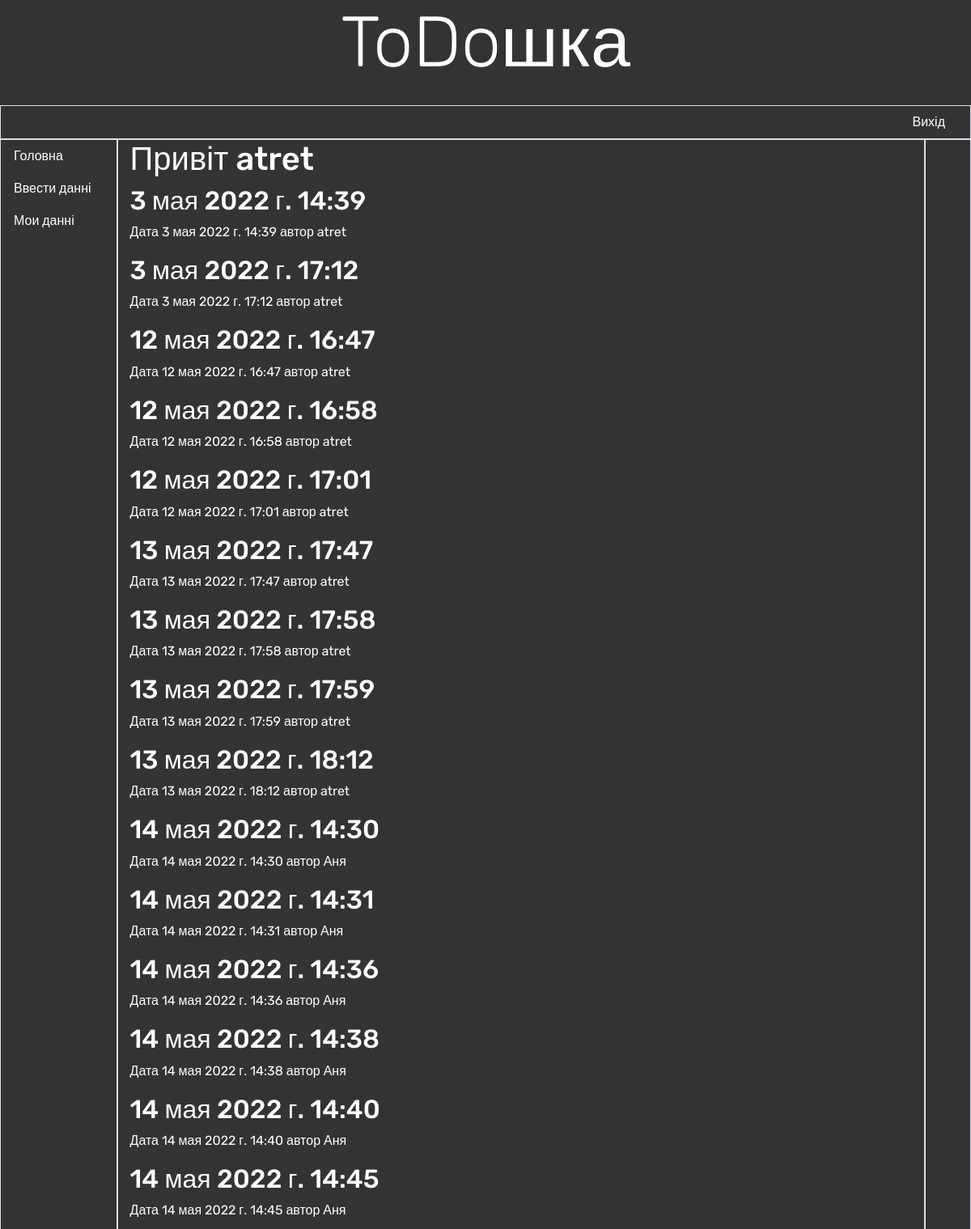
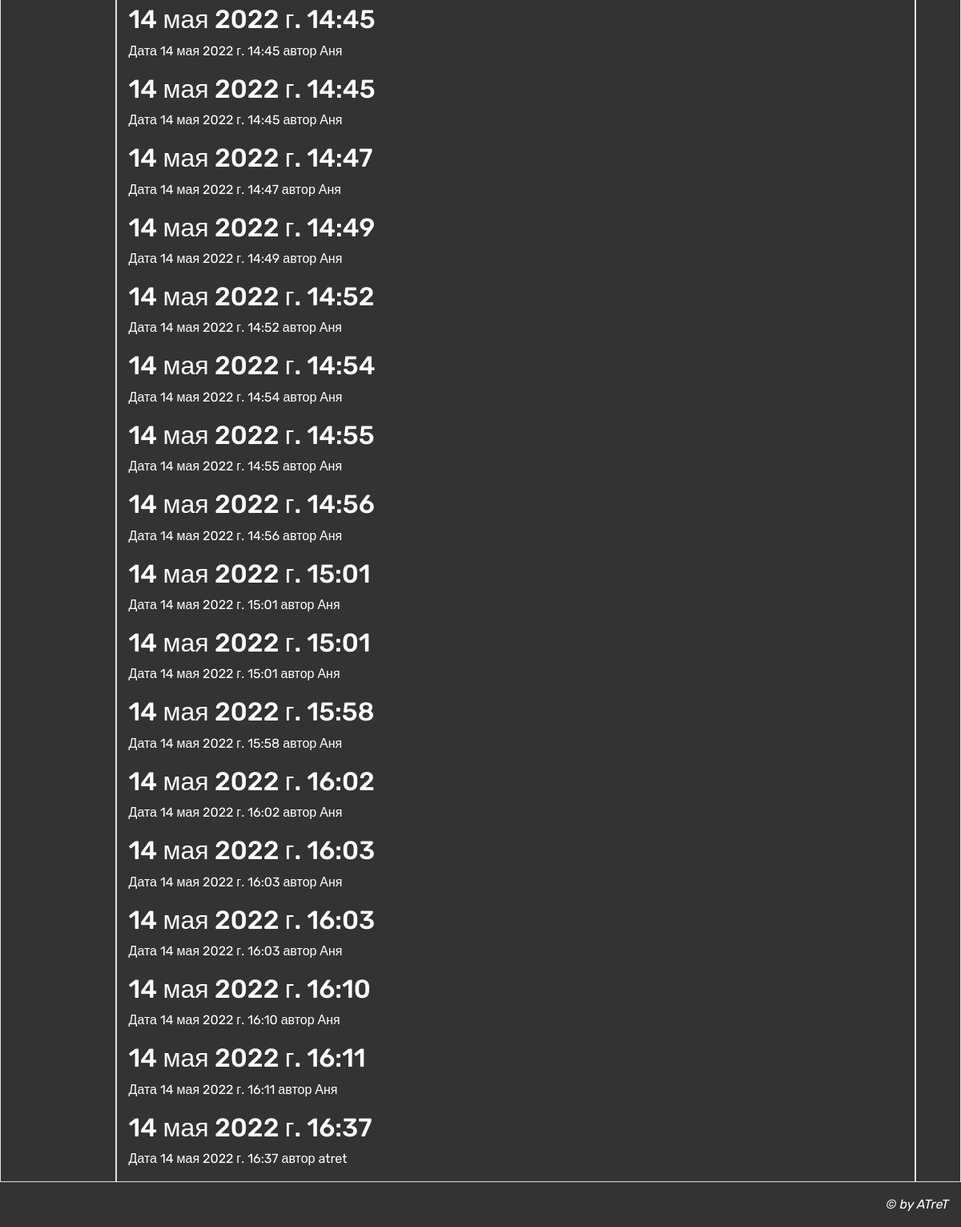
The page /dashboard/ (signed in) on the database its author committed (2 pictures, top to bottom).
### dashboard/models.py (models this page shows)
class TodoDb(models.Model):
    author = models.ForeignKey(User, on_delete=models.CASCADE)
    header = models.CharField(max_length=100, verbose_name='Заголовок')
    content = models.TextField(max_length=500, verbose_name='Задача')
    slave = models.CharField(max_length=100, verbose_name='Виконавець', blank=True)
    date_add = models.DateTimeField(auto_now_add=True)
    date_update = models.DateTimeField(auto_now=True)
    photo = models.ImageField(blank=True, null=True, upload_to='uploads/%Y/%m/%d/',verbose_name='Фото')
    def get_absolute_url(self):
        return reverse('dashboard:detail', kwargs={'pk': self.pk})
    class Meta:
        ordering = ['date_add']

### dashboard/views.py (the view)
# urls.py: path('', views.TdListView.as_view(), name='list'),
class TdListView(LoginRequiredMixin, ListView):
    model = TodoDb
    template_name = 'dashboard/list.html'
    context_object_name = 'list_content'
    raise_exception = True

### dashboard/templates/dashboard/list.html (shortened to what this page needs)
{% extends "base.html" %}
{%block content %}
    <h1>Привіт {{ request.user }}</h1>
    {% for value in list_content %}
        <h2>
            <a href="{{ value.get_absolute_url }}">{{ value.date_update }}</a>
        </h2>
        <p class="date"> Дата {{ value.date_update }} автор {{ value.author }}</p>
    {% endfor %}
{% endblock %}

### account/templates/base.html (style rules this page uses)
body { background-color: #333333; color: white; font-family: 'Rubik', sans-serif; }
a { color: white; }

### rows shown on the page
TodoDb: date_update "3 мая 2022 г. 14:39", author "atret"
TodoDb: date_update "3 мая 2022 г. 17:12", author "atret"
TodoDb: date_update "12 мая 2022 г. 16:47", author "atret"
TodoDb: date_update "12 мая 2022 г. 16:58", author "atret"
TodoDb: date_update "12 мая 2022 г. 17:01", author "atret"
TodoDb: date_update "13 мая 2022 г. 17:47", author "atret"
TodoDb: date_update "13 мая 2022 г. 17:58", author "atret"
TodoDb: date_update "13 мая 2022 г. 17:59", author "atret"
TodoDb: date_update "13 мая 2022 г. 18:12", author "atret"
TodoDb: date_update "14 мая 2022 г. 14:30", author "Аня"
TodoDb: date_update "14 мая 2022 г. 14:31", author "Аня"
TodoDb: date_update "14 мая 2022 г. 14:36", author "Аня"
TodoDb: date_update "14 мая 2022 г. 14:38", author "Аня"
TodoDb: date_update "14 мая 2022 г. 14:40", author "Аня"
TodoDb: date_update "14 мая 2022 г. 14:45", author "Аня"
TodoDb: date_update "14 мая 2022 г. 14:45", author "Аня"
TodoDb: date_update "14 мая 2022 г. 14:45", author "Аня"
TodoDb: date_update "14 мая 2022 г. 14:47", author "Аня"
TodoDb: date_update "14 мая 2022 г. 14:49", author "Аня"
TodoDb: date_update "14 мая 2022 г. 14:52", author "Аня"
TodoDb: date_update "14 мая 2022 г. 14:54", author "Аня"
TodoDb: date_update "14 мая 2022 г. 14:55", author "Аня"
TodoDb: date_update "14 мая 2022 г. 14:56", author "Аня"
TodoDb: date_update "14 мая 2022 г. 15:01", author "Аня"
TodoDb: date_update "14 мая 2022 г. 15:01", author "Аня"
TodoDb: date_update "14 мая 2022 г. 15:58", author "Аня"
TodoDb: date_update "14 мая 2022 г. 16:02", author "Аня"
TodoDb: date_update "14 мая 2022 г. 16:03", author "Аня"
TodoDb: date_update "14 мая 2022 г. 16:03", author "Аня"
TodoDb: date_update "14 мая 2022 г. 16:10", author "Аня"
TodoDb: date_update "14 мая 2022 г. 16:11", author "Аня"
TodoDb: date_update "14 мая 2022 г. 16:37", author "atret"

### other values the page prints
{{ request.user }} "atret"
